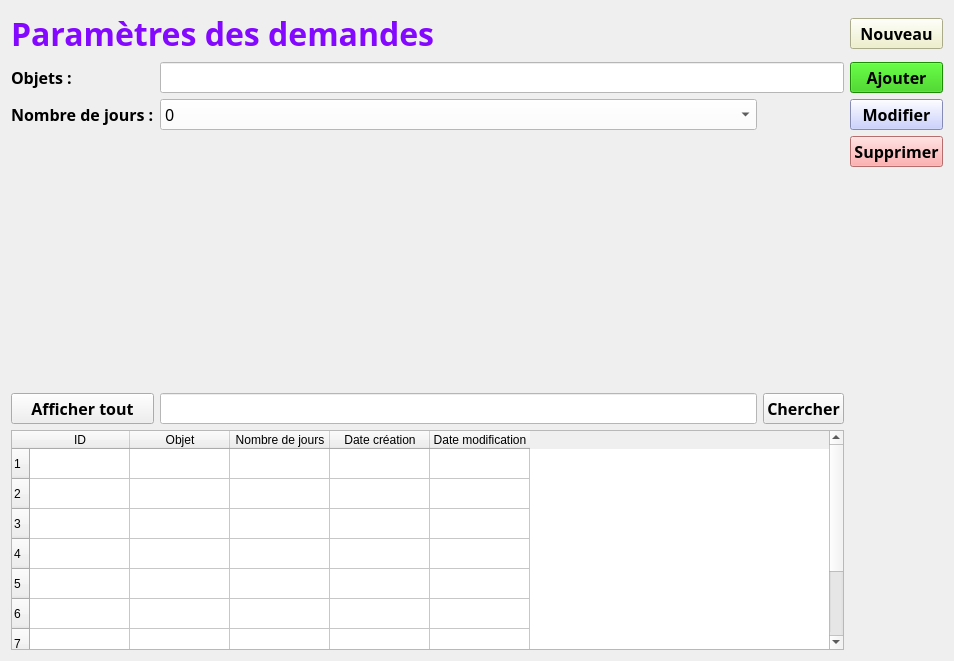
<?xml version="1.0" encoding="UTF-8"?>
<ui version="4.0">
 <class>MenuParametreDemandeConge</class>
 <widget class="QWidget" name="MenuParametreDemandeConge">
  <property name="geometry">
   <rect>
    <x>0</x>
    <y>0</y>
    <width>954</width>
    <height>661</height>
   </rect>
  </property>
  <property name="windowTitle">
   <string>Form</string>
  </property>
  <layout class="QGridLayout" name="gridLayout_2">
   <item row="0" column="0">
    <layout class="QGridLayout" name="gridLayout">
     <item row="6" column="0" colspan="3">
      <widget class="QTableWidget" name="tableWidget_affichage">
       <row>
        <property name="text">
         <string>1</string>
        </property>
       </row>
       <row>
        <property name="text">
         <string>2</string>
        </property>
       </row>
       <row>
        <property name="text">
         <string>3</string>
        </property>
       </row>
       <row>
        <property name="text">
         <string>4</string>
        </property>
       </row>
       <row>
        <property name="text">
         <string>5</string>
        </property>
       </row>
       <row>
        <property name="text">
         <string>6</string>
        </property>
       </row>
       <row>
        <property name="text">
         <string>7</string>
        </property>
       </row>
       <row>
        <property name="text">
         <string>8</string>
        </property>
       </row>
       <row>
        <property name="text">
         <string>10</string>
        </property>
       </row>
       <column>
        <property name="text">
         <string>ID</string>
        </property>
       </column>
       <column>
        <property name="text">
         <string>Objet</string>
        </property>
       </column>
       <column>
        <property name="text">
         <string>Nombre de jours</string>
        </property>
       </column>
       <column>
        <property name="text">
         <string>Date création</string>
        </property>
       </column>
       <column>
        <property name="text">
         <string>Date modification</string>
        </property>
       </column>
      </widget>
     </item>
     <item row="5" column="0">
      <widget class="QPushButton" name="pushButton_afficher_tout">
       <property name="font">
        <font>
         <family>Corbel</family>
         <pointsize>12</pointsize>
         <weight>75</weight>
         <bold>true</bold>
        </font>
       </property>
       <property name="text">
        <string>Afficher tout</string>
       </property>
      </widget>
     </item>
     <item row="2" column="3">
      <widget class="QPushButton" name="pushButton_modifier">
       <property name="font">
        <font>
         <family>Corbel</family>
         <pointsize>12</pointsize>
         <weight>75</weight>
         <bold>true</bold>
        </font>
       </property>
       <property name="styleSheet">
        <string notr="true">background-color: rgb(188, 195, 255);</string>
       </property>
       <property name="text">
        <string>Modifier</string>
       </property>
      </widget>
     </item>
     <item row="3" column="3">
      <widget class="QPushButton" name="pushButton_supprimer">
       <property name="font">
        <font>
         <family>Corbel</family>
         <pointsize>12</pointsize>
         <weight>75</weight>
         <bold>true</bold>
        </font>
       </property>
       <property name="styleSheet">
        <string notr="true">background-color: rgb(255, 152, 152);</string>
       </property>
       <property name="text">
        <string>Supprimer</string>
       </property>
      </widget>
     </item>
     <item row="5" column="2">
      <widget class="QPushButton" name="pushButton_chercher">
       <property name="font">
        <font>
         <family>Corbel</family>
         <pointsize>12</pointsize>
         <weight>75</weight>
         <bold>true</bold>
        </font>
       </property>
       <property name="text">
        <string>Chercher</string>
       </property>
      </widget>
     </item>
     <item row="5" column="1">
      <widget class="QLineEdit" name="lineEdit_chercher">
       <property name="font">
        <font>
         <family>Corbel</family>
         <pointsize>12</pointsize>
         <weight>50</weight>
         <bold>false</bold>
        </font>
       </property>
       <property name="styleSheet">
        <string notr="true">background-color: rgb(255, 255, 255);
border-color: rgb(0, 0, 0);</string>
       </property>
      </widget>
     </item>
     <item row="0" column="3">
      <widget class="QPushButton" name="pushButton_nouveau">
       <property name="font">
        <font>
         <family>Corbel</family>
         <pointsize>12</pointsize>
         <weight>75</weight>
         <bold>true</bold>
        </font>
       </property>
       <property name="styleSheet">
        <string notr="true">background-color: rgb(238, 240, 195);</string>
       </property>
       <property name="text">
        <string>Nouveau</string>
       </property>
      </widget>
     </item>
     <item row="1" column="0">
      <widget class="QLabel" name="label_2">
       <property name="font">
        <font>
         <family>Corbel</family>
         <pointsize>12</pointsize>
         <weight>75</weight>
         <bold>true</bold>
        </font>
       </property>
       <property name="text">
        <string>Objets :</string>
       </property>
      </widget>
     </item>
     <item row="1" column="1" colspan="2">
      <widget class="QLineEdit" name="lineEdit_objet_conge">
       <property name="font">
        <font>
         <family>Corbel</family>
         <pointsize>12</pointsize>
         <weight>50</weight>
         <bold>false</bold>
        </font>
       </property>
       <property name="styleSheet">
        <string notr="true">background-color: rgb(255, 255, 255);
border-color: rgb(0, 0, 0);</string>
       </property>
      </widget>
     </item>
     <item row="0" column="0" colspan="2">
      <widget class="QLabel" name="label">
       <property name="font">
        <font>
         <family>Corbel</family>
         <pointsize>24</pointsize>
         <weight>75</weight>
         <bold>true</bold>
        </font>
       </property>
       <property name="focusPolicy">
        <enum>Qt::NoFocus</enum>
       </property>
       <property name="styleSheet">
        <string notr="true">color: rgb(132, 8, 255);</string>
       </property>
       <property name="text">
        <string>Paramètres des demandes</string>
       </property>
      </widget>
     </item>
     <item row="1" column="3">
      <widget class="QPushButton" name="pushButton_ajouter">
       <property name="font">
        <font>
         <family>Corbel</family>
         <pointsize>12</pointsize>
         <weight>75</weight>
         <bold>true</bold>
        </font>
       </property>
       <property name="styleSheet">
        <string notr="true">background-color: rgb(36, 198, 0);</string>
       </property>
       <property name="text">
        <string>Ajouter</string>
       </property>
      </widget>
     </item>
     <item row="2" column="0">
      <widget class="QLabel" name="label_5">
       <property name="font">
        <font>
         <family>Corbel</family>
         <pointsize>12</pointsize>
         <weight>75</weight>
         <bold>true</bold>
        </font>
       </property>
       <property name="text">
        <string>Nombre de jours :</string>
       </property>
      </widget>
     </item>
     <item row="2" column="1">
      <widget class="QComboBox" name="comboBox_nombrejours">
       <property name="font">
        <font>
         <family>Corbel</family>
         <pointsize>12</pointsize>
         <weight>50</weight>
         <bold>false</bold>
        </font>
       </property>
       <property name="styleSheet">
        <string notr="true">background-color: rgb(255, 255, 255);</string>
       </property>
       <item>
        <property name="text">
         <string>0</string>
        </property>
       </item>
      </widget>
     </item>
     <item row="4" column="0">
      <spacer name="verticalSpacer">
       <property name="orientation">
        <enum>Qt::Vertical</enum>
       </property>
       <property name="sizeHint" stdset="0">
        <size>
         <width>20</width>
         <height>40</height>
        </size>
       </property>
      </spacer>
     </item>
    </layout>
   </item>
  </layout>
 </widget>
 <resources/>
 <connections/>
</ui>
